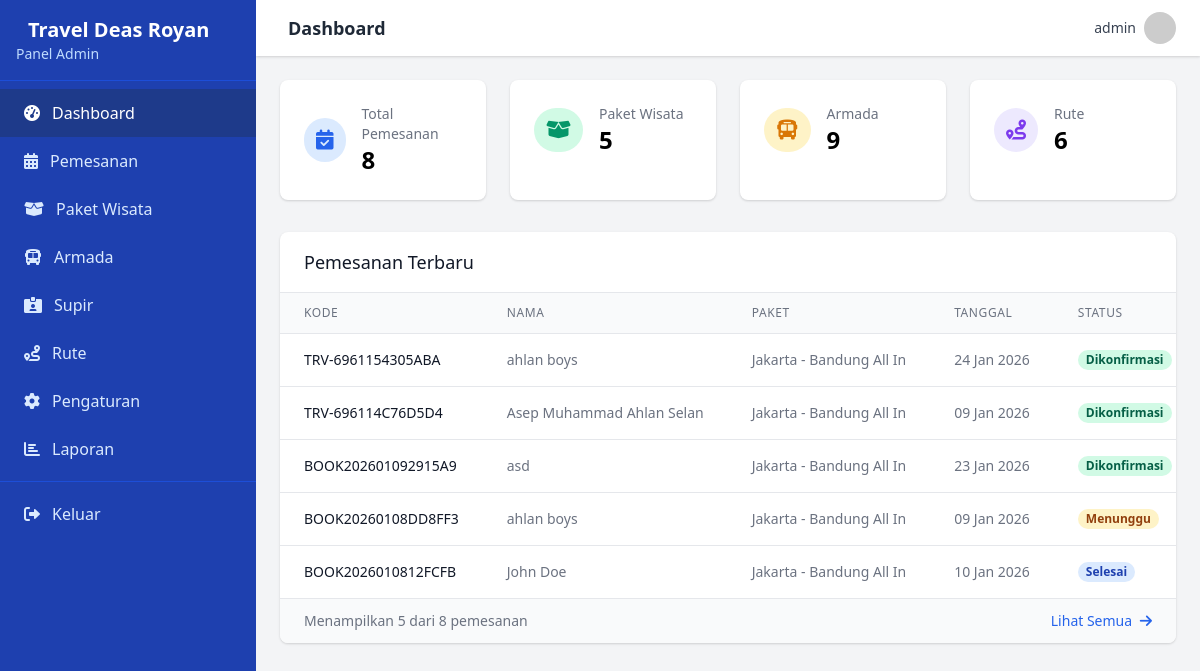
Before: /admin/index.php (signed in) with the older database file.
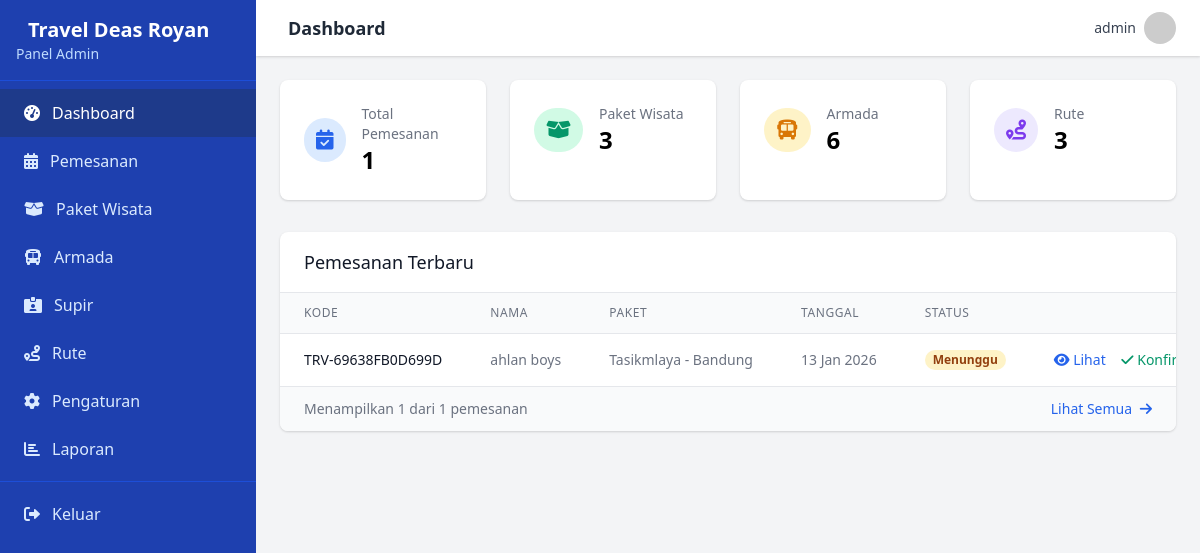
After: the same page with the newer database file.
### tables this page shows
CREATE TABLE `booking` (
  `id` int(11) NOT NULL,
  `kode_booking` varchar(20) NOT NULL,
  `nama_pemesan` varchar(100) NOT NULL,
  `no_wa` varchar(20) NOT NULL,
  `id_paket` int(11) NOT NULL,
  `id_armada` int(11) DEFAULT NULL,
  `id_supir` int(11) DEFAULT NULL,
  `tanggal_berangkat` date NOT NULL,
  `total_harga` decimal(12,2) NOT NULL,
  `status` enum('menunggu','dikonfirmasi','ditolak','selesai') DEFAULT 'menunggu',
  `catatan` text DEFAULT NULL,
  `created_at` timestamp NOT NULL DEFAULT current_timestamp(),
  `updated_at` timestamp NOT NULL DEFAULT current_timestamp() ON UPDATE current_timestamp(),
  `jenis_booking` enum('wisata','dropan') NOT NULL DEFAULT 'wisata',
  `id_jadwal_dropan` int(11) DEFAULT NULL,
  `jumlah_penumpang` int(11) DEFAULT 1
);

CREATE TABLE `paket` (
  `id` int(11) NOT NULL,
  `nama_paket` varchar(100) NOT NULL,
  `id_rute` int(11) NOT NULL,
  `jenis_layanan` enum('all_in','non_all_in') NOT NULL,
  `harga` decimal(12,2) NOT NULL,
  `deskripsi` text DEFAULT NULL,
  `created_at` timestamp NOT NULL DEFAULT current_timestamp(),
  `updated_at` timestamp NOT NULL DEFAULT current_timestamp() ON UPDATE current_timestamp(),
  `status` enum('aktif','nonaktif') DEFAULT 'aktif'
);

### admin/index.php (the view, shortened to what the changed rows need)
<?php
require_once '../config/config.php';
$counts = [
    'bookings' => $pdo->query("SELECT COUNT(*) FROM booking")->fetchColumn(),
    'packages' => $pdo->query("SELECT COUNT(*) FROM paket")->fetchColumn(),
    'fleets' => $pdo->query("SELECT COUNT(*) FROM armada")->fetchColumn(),
    'routes' => $pdo->query("SELECT COUNT(*) FROM rute")->fetchColumn(),
];
$recentBookings = $pdo->query("
    SELECT b.*, p.nama_paket, a.nama as nama_armada
    FROM booking b
    JOIN paket p ON b.id_paket = p.id
    JOIN armada a ON b.id_armada = a.id
    ORDER BY b.created_at DESC
    LIMIT 5
")->fetchAll();
?>
    <div class="grid grid-cols-1 md:grid-cols-2 lg:grid-cols-4 gap-6 mb-8">
        <div class="bg-white rounded-lg shadow p-6 card hover:shadow-md transition-shadow">
            <div class="flex items-center">
                <div>
                    <p class="text-gray-500 text-sm">Total Pemesanan</p>
                    <h3 class="text-2xl font-bold"><?php echo number_format($counts['bookings']); ?></h3>
                </div>
            </div>
        </div>
        <div class="bg-white rounded-lg shadow p-6 card hover:shadow-md transition-shadow">
            <div class="flex items-center">
                <div>
                    <p class="text-gray-500 text-sm">Paket Wisata</p>
                    <h3 class="text-2xl font-bold"><?php echo number_format($counts['packages']); ?></h3>
                </div>
            </div>
        </div>
        <div class="bg-white rounded-lg shadow p-6 card hover:shadow-md transition-shadow">
            <div class="flex items-center">
                <div>
                    <p class="text-gray-500 text-sm">Armada</p>
                    <h3 class="text-2xl font-bold"><?php echo number_format($counts['fleets']); ?></h3>
                </div>
            </div>
        </div>
        <div class="bg-white rounded-lg shadow p-6 card hover:shadow-md transition-shadow">
            <div class="flex items-center">
                <div>
                    <p class="text-gray-500 text-sm">Rute</p>
                    <h3 class="text-2xl font-bold"><?php echo number_format($counts['routes']); ?></h3>
                </div>
            </div>
        </div>
    </div>
    <div class="bg-white rounded-lg shadow overflow-hidden">
        <div class="overflow-x-auto">
            <table class="min-w-full divide-y divide-gray-200">
                <thead class="bg-gray-50">
                    <tr>
                        <th class="px-6 py-3 text-left text-xs font-medium text-gray-500 uppercase tracking-wider">Kode</th>
                        <th class="px-6 py-3 text-left text-xs font-medium text-gray-500 uppercase tracking-wider">Nama</th>
                        <th class="px-6 py-3 text-left text-xs font-medium text-gray-500 uppercase tracking-wider">Paket</th>
                        <th class="px-6 py-3 text-left text-xs font-medium text-gray-500 uppercase tracking-wider">Tanggal</th>
                        <th class="px-6 py-3 text-left text-xs font-medium text-gray-500 uppercase tracking-wider">Status</th>
                        <th class="px-6 py-3 text-right text-xs font-medium text-gray-500 uppercase tracking-wider">Aksi</th>
                    </tr>
                </thead>
                <tbody class="bg-white divide-y divide-gray-200">
                    <?php if (count($recentBookings) > 0): ?>
                        <?php foreach ($recentBookings as $booking): ?>
                            <tr>
                                <td class="px-6 py-4 whitespace-nowrap text-sm font-medium text-gray-900">
                                    <?php echo htmlspecialchars($booking['kode_booking']); ?>
                                </td>
                                <td class="px-6 py-4 whitespace-nowrap text-sm text-gray-500">
                                    <?php echo htmlspecialchars($booking['nama_pemesan']); ?>
                                </td>
                                <td class="px-6 py-4 whitespace-nowrap text-sm text-gray-500">
                                    <?php echo htmlspecialchars($booking['nama_paket']); ?>
                                </td>
                                <td class="px-6 py-4 whitespace-nowrap text-sm text-gray-500">
                                    <?php echo date('d M Y', strtotime($booking['tanggal_berangkat'])); ?>
                                </td>
                                <td class="px-6 py-4 whitespace-nowrap">
                                    <?php
                                    $status_classes = [
                                        'menunggu' => 'bg-yellow-100 text-yellow-800',
                                        'dikonfirmasi' => 'bg-green-100 text-green-800',
                                        'ditolak' => 'bg-red-100 text-red-800',
                                        'selesai' => 'bg-blue-100 text-blue-800'
                                    ];
                                    $status_text = [
                                        'menunggu' => 'Menunggu',
                                        'dikonfirmasi' => 'Dikonfirmasi',
                                        'ditolak' => 'Ditolak',
                                        'selesai' => 'Selesai'
                                    ];
                                    $status = $booking['status'] ?? 'menunggu';
                                    $class = $status_classes[$status] ?? 'bg-gray-100 text-gray-800';
                                    $text = $status_text[$status] ?? ucfirst($status);
                                    ?>
                                    <span class="px-2 inline-flex text-xs leading-5 font-semibold rounded-full <?php echo $class; ?>">
                                        <?php echo $text; ?>
                                    </span>
                                </td>
                                <td class="px-6 py-4 whitespace-nowrap text-right text-sm font-medium">
                                    <a href="booking-detail.php?id=<?php echo $booking['id']; ?>" class="text-blue-600 hover:text-blue-900 mr-3">
                                        <i class="fas fa-eye"></i> Lihat
                                    </a>
                                    <?php if ($status === 'menunggu'): ?>
                                        <a href="#" onclick="return confirmAction('Apakah Anda yakin ingin mengkonfirmasi pemesanan ini?', 'bookings.php?action=confirm&id=<?php echo $booking['id']; ?>')" class="text-green-600 hover:text-green-900 mr-3" title="Konfirmasi">
                                            <i class="fas fa-check"></i> Konfirmasi
                                        </a>
                                    <?php endif; ?>
                                </td>
                            </tr>
                        <?php endforeach; ?>
                    <?php endif; ?>
                </tbody>
            </table>
        </div>
        <div class="bg-gray-50 px-6 py-3 flex items-center justify-between border-t border-gray-200">
            <div class="text-sm text-gray-500">
                Menampilkan <?php echo min(5, count($recentBookings)); ?> dari <?php echo $counts['bookings']; ?> pemesanan
            </div>
            <a href="bookings.php" class="text-sm font-medium text-blue-600 hover:text-blue-500">
                Lihat Semua <i class="fas fa-arrow-right ml-1"></i>
            </a>
        </div>
    </div>
<link href="https://cdn.jsdelivr.net/npm/sweetalert2@11/dist/sweetalert2.min.css" rel="stylesheet">
<?php
include 'includes/layout.php';
?>

Changed rows visible on the page:
removed booking: kode_booking "TRV-6961154305ABA", nama_pemesan "ahlan boys", id_paket.nama_paket "Jakarta - Bandung All In", tanggal_berangkat "24 Jan 2026", status "Dikonfirmasi"
removed booking: kode_booking "TRV-696114C76D5D4", nama_pemesan "Asep Muhammad Ahlan Selan", id_paket.nama_paket "Jakarta - Bandung All In", tanggal_berangkat "09 Jan 2026", status "Dikonfirmasi"
removed booking: kode_booking "BOOK202601092915A9", nama_pemesan "asd", id_paket.nama_paket "Jakarta - Bandung All In", tanggal_berangkat "23 Jan 2026", status "Dikonfirmasi"
removed booking: kode_booking "BOOK20260108DD8FF3", nama_pemesan "ahlan boys", id_paket.nama_paket "Jakarta - Bandung All In", tanggal_berangkat "09 Jan 2026", status "Menunggu"
removed booking: kode_booking "BOOK2026010812FCFB", nama_pemesan "John Doe", id_paket.nama_paket "Jakarta - Bandung All In", tanggal_berangkat "10 Jan 2026", status "Selesai"
added booking: kode_booking "TRV-69638FB0D699D", nama_pemesan "ahlan boys", id_paket.nama_paket "Tasikmlaya - Bandung", tanggal_berangkat "13 Jan 2026", status "Menunggu"
Other visible differences:
$counts['bookings']: "8" → "1"
$counts['packages']: "5" → "3"
$counts['fleets']: "9" → "6"
$counts['routes']: "6" → "3"
min(5, count($recentBookings)): "5" → "1"
